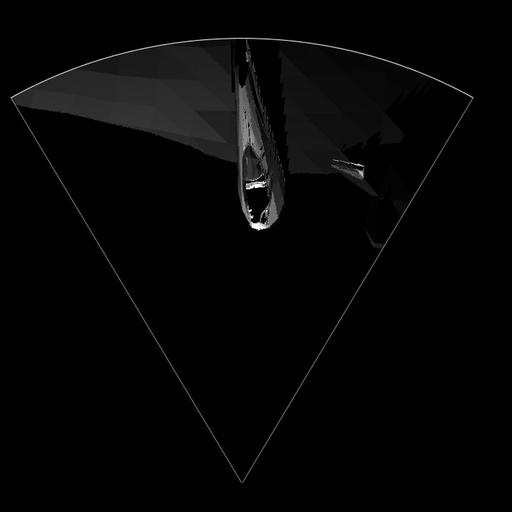
#> input picture data/train_clean/frame_0011.jpg, 512 x 512 px
$ python avg_training_images.py
#> lines starting #> are read from the running program, lines starting #| are printed output that depends on the picture
import os
import numpy as np
from PIL import Image

clean_dir = "data/train_clean"
output_path = "mean_training_image.jpg"

images = []
for fname in sorted(os.listdir(clean_dir)):
    img = np.array(Image.open(os.path.join(clean_dir, fname)).convert('L').resize((256, 256)), dtype=np.float64)
    images.append(img)

mean_img = np.mean(images, axis=0).astype(np.uint8)
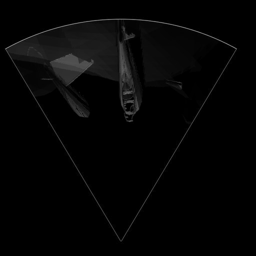
#> mean_img: shape (256, 256); min 0, max 111, mean 4.7
Image.fromarray(mean_img).save(output_path)
print(f"Saved mean of {len(images)} images to {output_path}")
#| Saved mean of 3 images to mean_training_image.jpg
